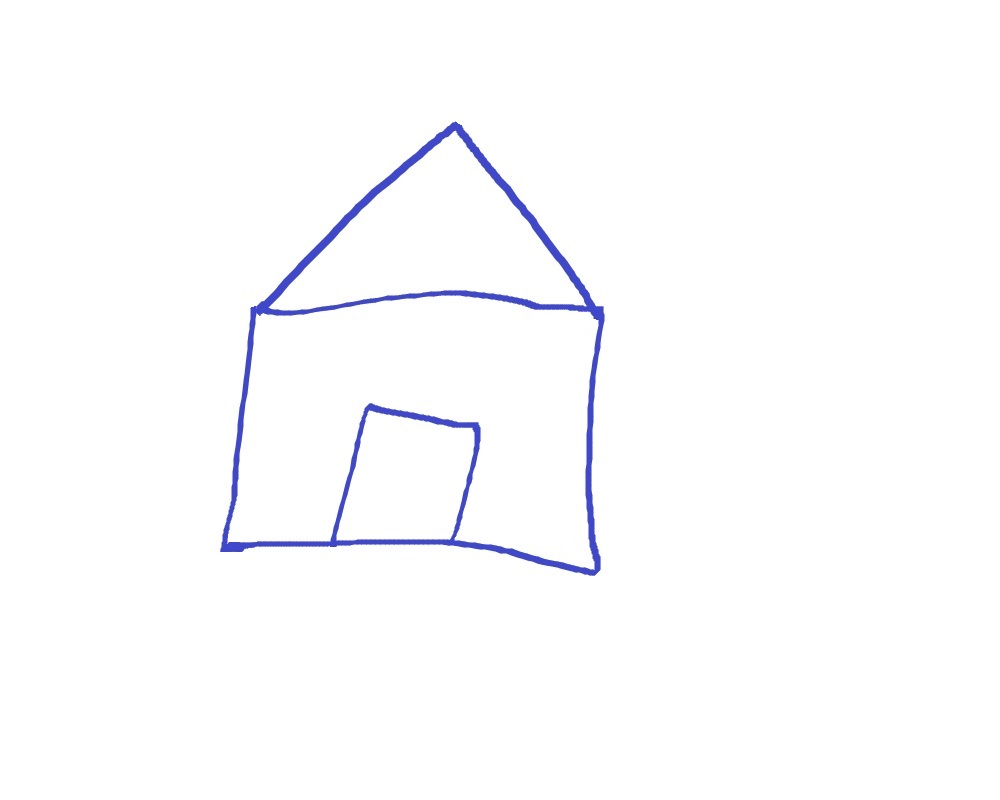
#> input picture images/house.jpg, 1000 x 800 px, found by its file name
$ jupyter execute 'approx contours.ipynb'
#> lines starting #> are read from the running program, lines starting #| are printed output that depends on the picture; after the words box and inside, x2 and y2 are one past the last pixel; in counts of white or black regions, pixels touching at a corner belong together
[cell 1]
import cv2
import numpy as np

# Load image and keep a copy
image = cv2.imread('images/house.jpg')
#> image is the input picture: shape (800, 1000, 3); mean B, G, R 253.8, 252.1, 251.9
copy_image = image
copy_image_2 = image
copy_image_3 = image

gray_image = cv2.cvtColor(image,cv2.COLOR_BGR2GRAY)
h,w = gray_image.shape
#> h = 800; w = 1000
ret,binary_image = cv2.threshold(gray_image,127,255,cv2.THRESH_BINARY_INV)
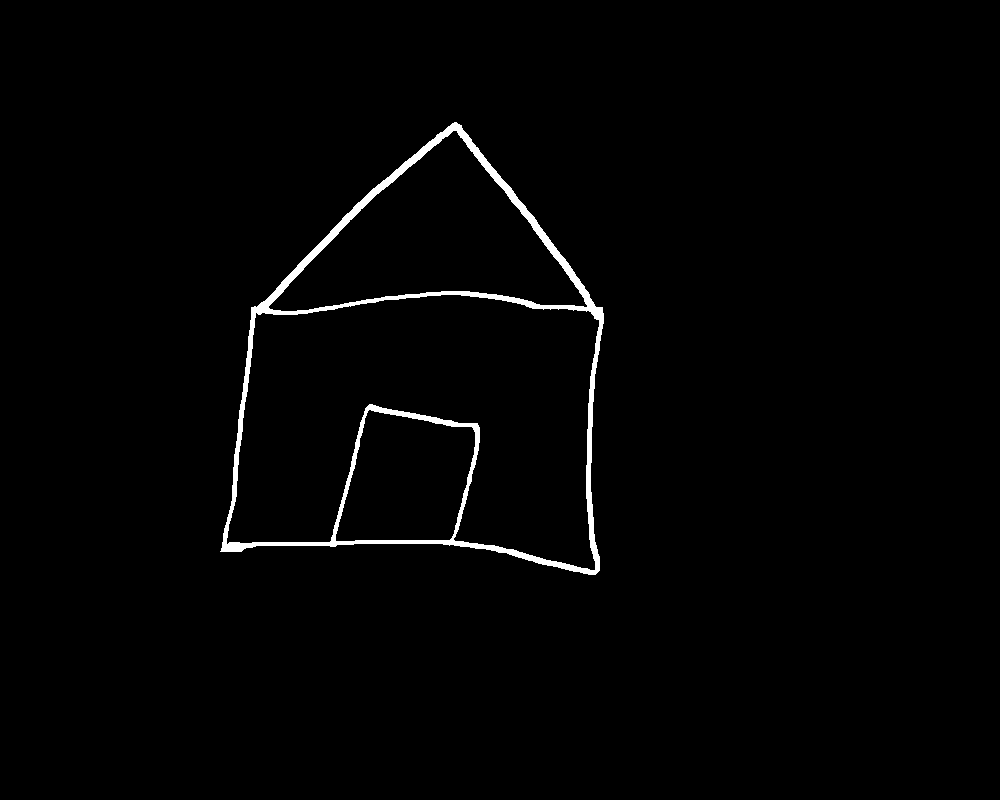
#> binary_image: shape (800, 1000); 1.4% white; 1 white region, box (x1, y1, x2, y2) and area: (220, 122, 604, 575) 11190
cnnay_edge = cv2.Canny(gray_image,50,100)
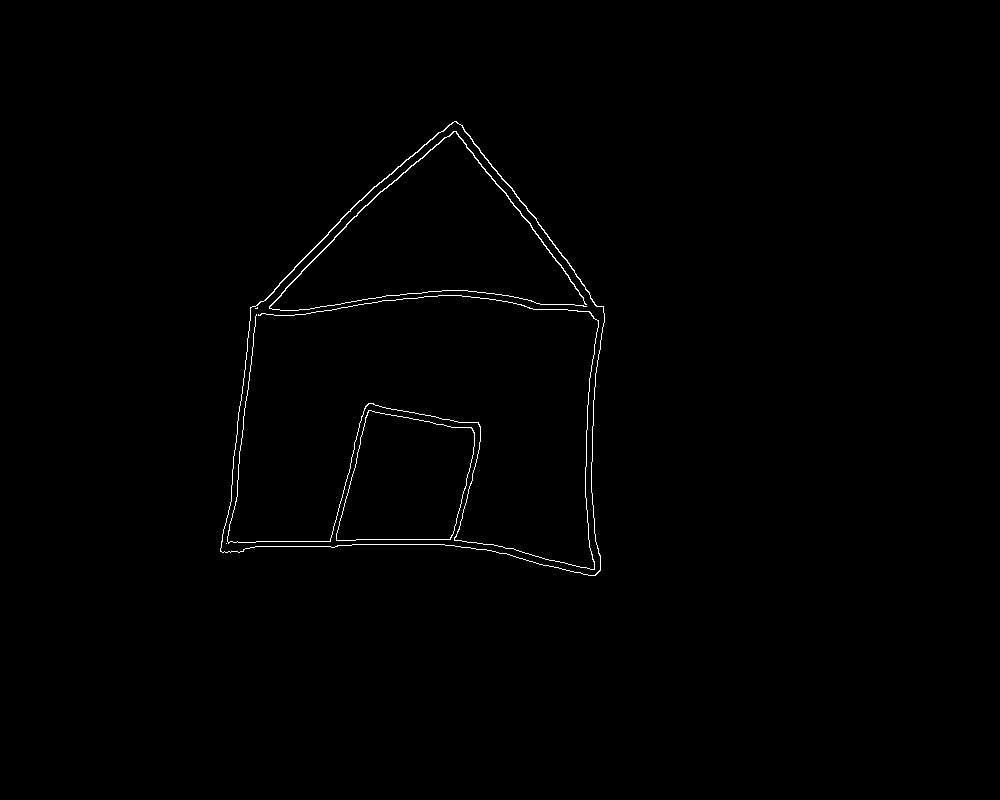
#> cnnay_edge: shape (800, 1000); 0.57% white in thin lines or dots, all inside (x1, y1, x2, y2) = (220, 121, 605, 576)

contours , hierarchy = cv2.findContours(binary_image,cv2.RETR_LIST,cv2.CHAIN_APPROX_NONE)
#> contours = 4 contours; box (x1, y1, x2, y2) and area: (220, 122, 604, 575) 119856, (226, 294, 600, 571) 68692, (268, 130, 588, 312) 27820, (335, 409, 476, 542) 14092

for (i,c) in enumerate(contours):
    cv2.drawContours(copy_image,[c],-1,(0,255,0),3)
    cv2.putText(copy_image,"total no of contours = "+str(len(contours)),(0,20),1,2,255,2)
    cv2.imshow("conters on the image",copy_image)
    cv2.waitKey(0)
#> this loop made 4 passes
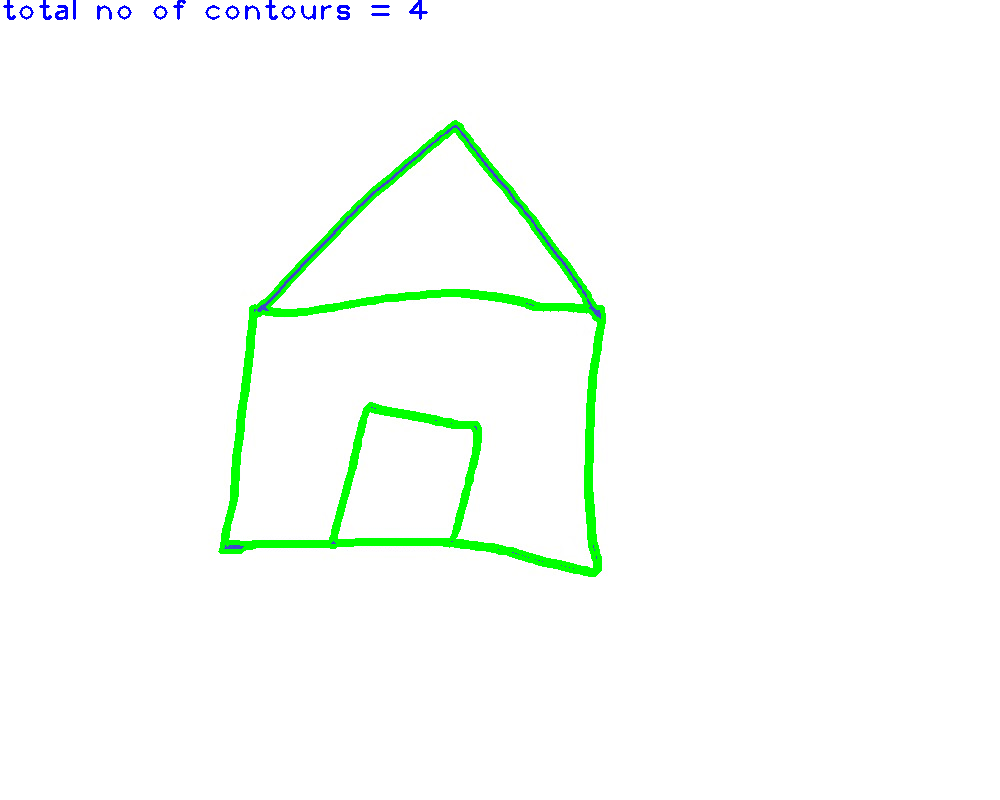
#> copy_image: shape (800, 1000, 3); 2.4% of pixels changed, all inside (x1, y1, x2, y2) = (3, 0, 606, 577)

for c in contours:
    x,y,w,h = cv2.boundingRect(c)
    cv2.rectangle(copy_image_2,(x,y),(x+w,y+h),(0,0,255),2)
    cv2.imshow("bounding rectangles",copy_image_2)
    cv2.waitKey(0)
#> this loop made 4 passes
#> (x, y, w, h) on passes 1 to 4: (335, 409, 141, 133), (226, 294, 374, 277), (268, 130, 320, 182), (220, 122, 384, 453)
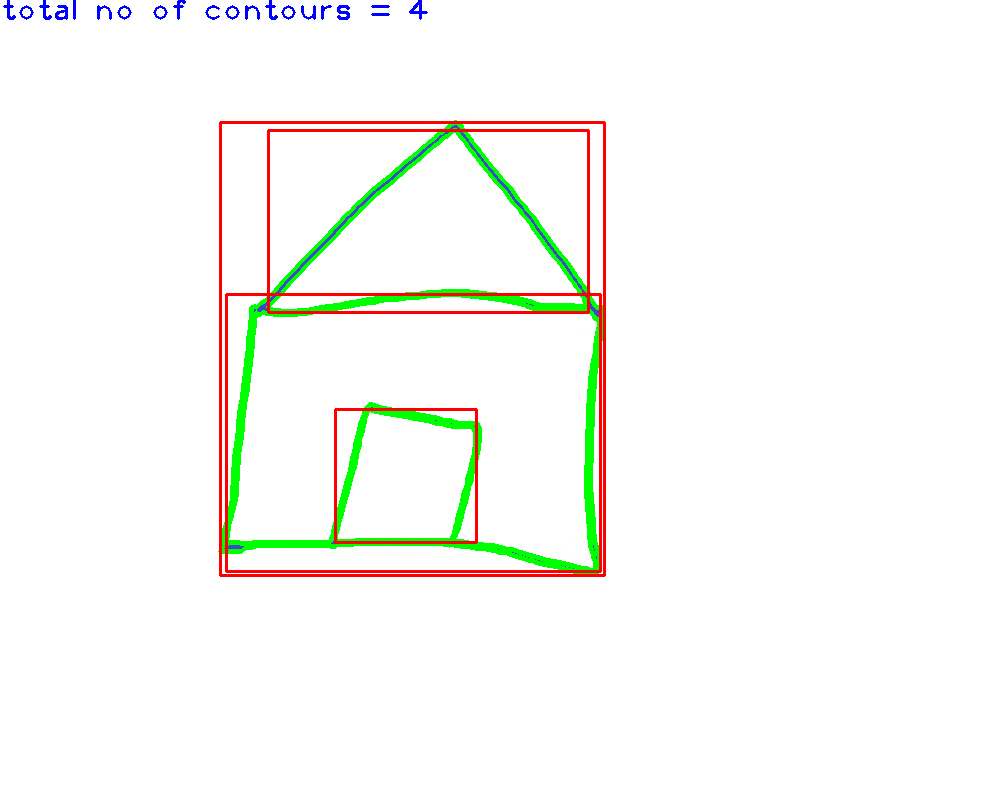
#> copy_image_2: shape (800, 1000, 3); 3.83% of pixels changed, all inside (x1, y1, x2, y2) = (3, 0, 606, 577)

for (i,c) in enumerate(contours):
    approx = 0.05 * cv2.arcLength(c,True)
    approx_contour = cv2.approxPolyDP(c,approx,True)
    cv2.drawContours(image,[approx_contour],-1,(0,255,0),3)
    cv2.putText(image,"Approx contours  "+str(i+1),(0,20),1,2,255,2)
    cv2.imshow("Approx conters on the image",image)
    cv2.waitKey(0)
#> this loop made 4 passes
#> (approx, approx_contour) on passes 1, 3: (24.77, [[369, 409], [473, 428], [449, 540], [335, 540]]), (41.67, [[587, 305], [268, 307], [453, 130]])
#> approx on passes 2, 4: 76.56, 73.26
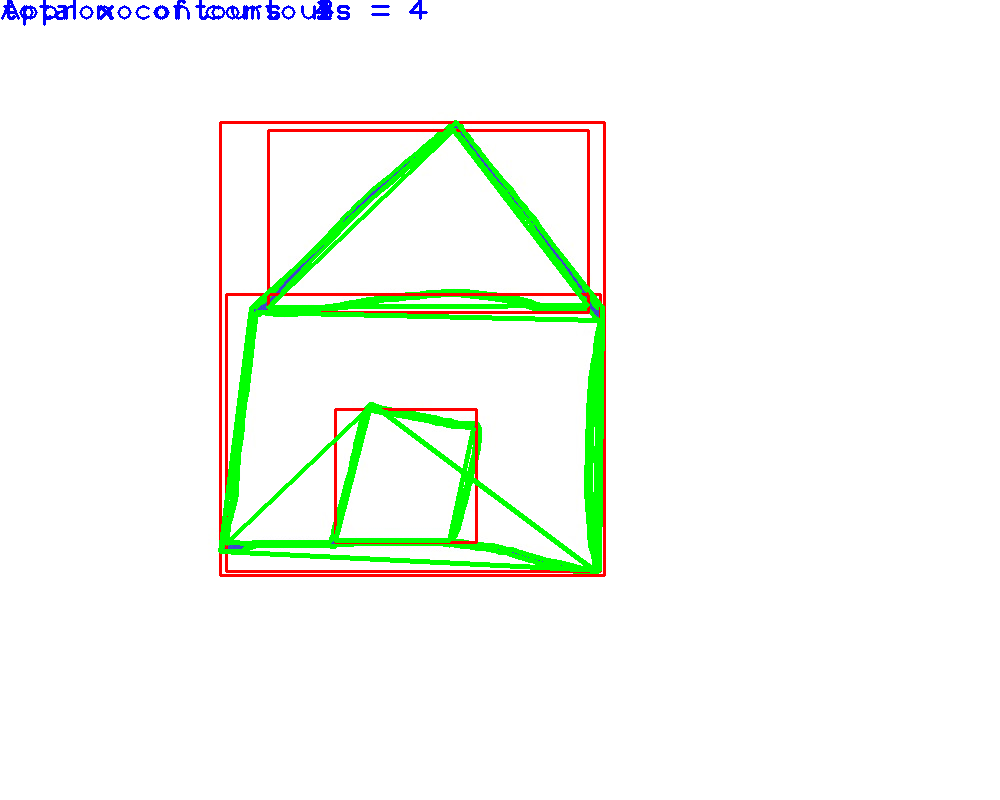
#> image: shape (800, 1000, 3); 5.22% of pixels changed, all inside (x1, y1, x2, y2) = (1, 0, 606, 577)
cv2.destroyAllWindows()

$ run again, with images/4star.jpg copied over images/house.jpg
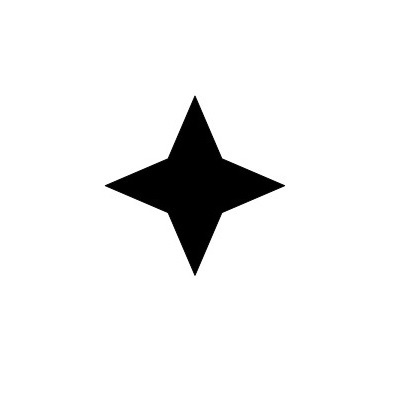
#> input picture images/4star.jpg, 400 x 400 px, found by its file name
#> image is the input picture: shape (400, 400, 3); min 0, max 255, mean 239.2
#> `ret,binary_image = cv2.threshold(gray_image,127,255,cv2.THRESH_BINARY_..`:
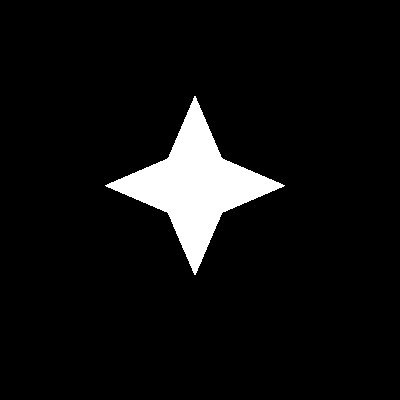
#> binary_image: shape (400, 400); 6.2% white; 1 white region, box (x1, y1, x2, y2) and area: (105, 96, 285, 275) 9924
#> cnnay_edge: shape (400, 400); 0.32% white in thin lines or dots, all inside (x1, y1, x2, y2) = (105, 96, 285, 275)
#> contours = 1 contour; box (x1, y1, x2, y2) and area: (105, 96, 285, 275) 9674
#> the loop `for (i,c) in enumerate(contours):` made 1 pass
#> the loop `for c in contours:` made 1 pass
#> (x, y, w, h) on pass 1: (105, 96, 180, 179)
#> the loop `for (i,c) in enumerate(contours):` made 1 pass
#> (approx, approx_contour) on pass 1: (29.37, [[194, 96], [105, 185], [195, 274], [284, 185]])
#> pass 1, `cv2.imshow("Approx conters on the image",image)`:
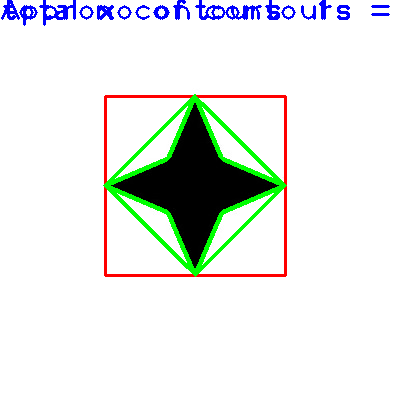
#> window 'Approx conters on the image': shape (400, 400, 3); mean B, G, R 231.5, 233.9, 230.5
